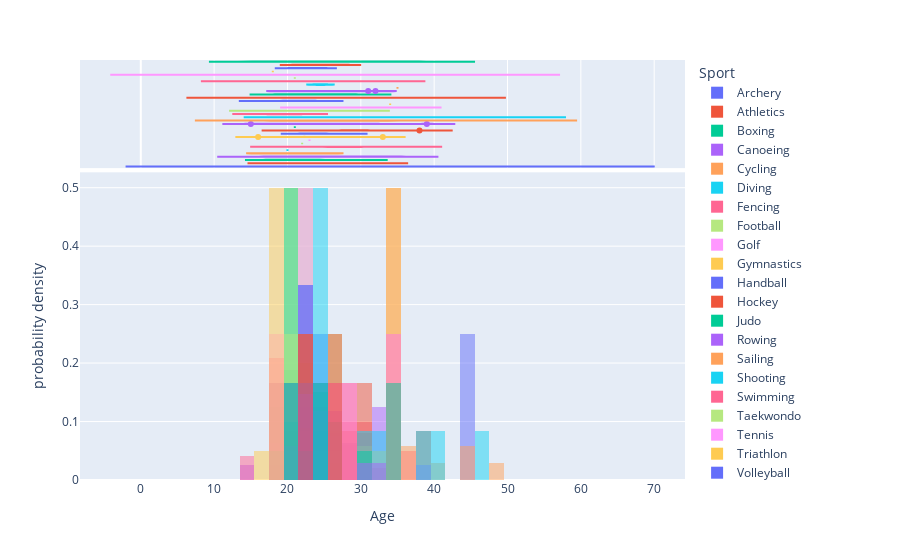

Notebook source saved alongside this figure:
### Code cell
import plotly.express as px
import pandas as pd

x = []
name = []
olympic_sports = [
    "Archery", "Artistic Swimming", "Athletics", "Badminton", "Basketball",
    "Boxing", "Canoeing", "Cycling", "Diving", "Equestrian", "Fencing",
    "Football", "Golf", "Gymnastics", "Handball", "Hockey", "Judo",
    "Karate", "Modern Pentathlon", "Rowing", "Rugby Sevens", "Sailing",
    "Shooting", "Skateboarding", "Sport Climbing", "Surfing", "Swimming",
    "Table Tennis", "Taekwondo", "Tennis", "Triathlon", "Volleyball",
    "Water Polo", "Weightlifting", "Wrestling",
    "Alpine Skiing", "Biathlon", "Bobsleigh", "Cross-Country Skiing",
    "Curling", "Figure Skating", "Freestyle Skiing", "Ice Hockey",
    "Luge", "Nordic Combined", "Short Track Speed Skating",
    "Skeleton", "Ski Jumping", "Snowboarding", "Speed Skating"
]


for sport in olympic_sports:
    temp_df = athlete_df[(athlete_df['Sport'] == sport) & (athlete_df['Medal'] == 'Gold')]
    ages = temp_df['Age'].dropna()
    if len(ages) > 0:
        x.extend(ages)
        name.extend([sport]*len(ages))


plot_df = pd.DataFrame({'Age': x, 'Sport': name})
fig = px.histogram(
    plot_df,
    x='Age',
    color='Sport',
    nbins=30,
    marginal="violin",
    histnorm='probability density',
    barmode='overlay'
)
fig.show()

### Figure 1 — Plotly figure (JSON) as saved in the notebook; plotly's stock layout.template omitted (floating-point values rounded to 4 significant figures)
{"data": [{"bingroup": "x", "histnorm": "probability density", "hovertemplate": "Sport=Archery<br>Age=%{x}<br>probability density=%{y}<extra></extra>", "legendgroup": "Archery", "marker": {"color": "#636efa", "opacity": 0.5, "pattern": {"shape": ""}}, "name": "Archery", "nbinsx": 30, "orientation": "v", "showlegend": true, "type": "histogram", "x": [24.0, 44.0], "xaxis": "x", "yaxis": "y"}, {"hovertemplate": "Sport=Archery<br>Age=%{x}<extra></extra>", "legendgroup": "Archery", "marker": {"color": "#636efa"}, "name": "Archery", "scalegroup": "x", "showlegend": false, "type": "violin", "x": [24.0, 44.0], "xaxis": "x2", "yaxis": "y2"}, {"bingroup": "x", "histnorm": "probability density", "hovertemplate": "Sport=Athletics<br>Age=%{x}<br>probability density=%{y}<extra></extra>", "legendgroup": "Athletics", "marker": {"color": "#EF553B", "opacity": 0.5, "pattern": {"shape": ""}}, "name": "Athletics", "nbinsx": 30, "orientation": "v", "showlegend": true, "type": "histogram", "x": [26.0, 22.0, 19.0, 26.0, 22.0, 25.0, 31.0, 21.0, 30.0, 24.0, 24.0, 21.0, 26.0, 29.0, 30.0, 29.0, 21.0, 29.0, 22.0, 27.0, 30.0, 32.0, 24.0, 20.0, 22.0], "xaxis": "x", "yaxis": "y"}, {"hovertemplate": "Sport=Athletics<br>Age=%{x}<extra></extra>", "legendgroup": "Athletics", "marker": {"color": "#EF553B"}, "name": "Athletics", "scalegroup": "x", "showlegend": false, "type": "violin", "x": [26.0, 22.0, 19.0, 26.0, 22.0, 25.0, 31.0, 21.0, 30.0, 24.0, 24.0, 21.0, 26.0, 29.0, 30.0, 29.0, 21.0, 29.0, 22.0, 27.0, 30.0, 32.0, 24.0, 20.0, 22.0], "xaxis": "x2", "yaxis": "y2"}, {"bingroup": "x", "histnorm": "probability density", "hovertemplate": "Sport=Boxing<br>Age=%{x}<br>probability density=%{y}<extra></extra>", "legendgroup": "Boxing", "marker": {"color": "#00cc96", "opacity": 0.5, "pattern": {"shape": ""}}, "name": "Boxing", "nbinsx": 30, "orientation": "v", "showlegend": true, "type": "histogram", "x": [29.0, 20.0, 20.0, 23.0, 19.0, 25.0, 20.0, 19.0], "xaxis": "x", "yaxis": "y"}, {"hovertemplate": "Sport=Boxing<br>Age=%{x}<extra></extra>", "legendgroup": "Boxing", "marker": {"color": "#00cc96"}, "name": "Boxing", "scalegroup": "x", "showlegend": false, "type": "violin", "x": [29.0, 20.0, 20.0, 23.0, 19.0, 25.0, 20.0, 19.0], "xaxis": "x2", "yaxis": "y2"}, {"bingroup": "x", "histnorm": "probability density", "hovertemplate": "Sport=Canoeing<br>Age=%{x}<br>probability density=%{y}<extra></extra>", "legendgroup": "Canoeing", "marker": {"color": "#ab63fa", "opacity": 0.5, "pattern": {"shape": ""}}, "name": "Canoeing", "nbinsx": 30, "orientation": "v", "showlegend": true, "type": "histogram", "x": [24.0, 23.0, 33.0, 18.0, 28.0, 24.0, 33.0, 21.0], "xaxis": "x", "yaxis": "y"}, {"hovertemplate": "Sport=Canoeing<br>Age=%{x}<extra></extra>", "legendgroup": "Canoeing", "marker": {"color": "#ab63fa"}, "name": "Canoeing", "scalegroup": "x", "showlegend": false, "type": "violin", "x": [24.0, 23.0, 33.0, 18.0, 28.0, 24.0, 33.0, 21.0], "xaxis": "x2", "yaxis": "y2"}, {"bingroup": "x", "histnorm": "probability density", "hovertemplate": "Sport=Cycling<br>Age=%{x}<br>probability density=%{y}<extra></extra>", "legendgroup": "Cycling", "marker": {"color": "#FFA15A", "opacity": 0.5, "pattern": {"shape": ""}}, "name": "Cycling", "nbinsx": 30, "orientation": "v", "showlegend": true, "type": "histogram", "x": [23.0, 24.0, 18.0, 22.0, 19.0, 20.0], "xaxis": "x", "yaxis": "y"}, {"hovertemplate": "Sport=Cycling<br>Age=%{x}<extra></extra>", "legendgroup": "Cycling", "marker": {"color": "#FFA15A"}, "name": "Cycling", "scalegroup": "x", "showlegend": false, "type": "violin", "x": [23.0, 24.0, 18.0, 22.0, 19.0, 20.0], "xaxis": "x2", "yaxis": "y2"}, {"bingroup": "x", "histnorm": "probability density", "hovertemplate": "Sport=Diving<br>Age=%{x}<br>probability density=%{y}<extra></extra>", "legendgroup": "Diving", "marker": {"color": "#19d3f3", "opacity": 0.5, "pattern": {"shape": ""}}, "name": "Diving", "nbinsx": 30, "orientation": "v", "showlegend": true, "type": "histogram", "x": [20.0, 20.0], "xaxis": "x", "yaxis": "y"}, {"hovertemplate": "Sport=Diving<br>Age=%{x}<extra></extra>", "legendgroup": "Diving", "marker": {"color": "#19d3f3"}, "name": "Diving", "scalegroup": "x", "showlegend": false, "type": "violin", "x": [20.0, 20.0], "xaxis": "x2", "yaxis": "y2"}, {"bingroup": "x", "histnorm": "probability density", "hovertemplate": "Sport=Fencing<br>Age=%{x}<br>probability density=%{y}<extra></extra>", "legendgroup": "Fencing", "marker": {"color": "#FF6692", "opacity": 0.5, "pattern": {"shape": ""}}, "name": "Fencing", "nbinsx": 30, "orientation": "v", "showlegend": true, "type": "histogram", "x": [27.0, 30.0, 25.0, 28.0, 25.0, 29.0, 26.0, 36.0, 30.0, 20.0], "xaxis": "x", "yaxis": "y"}, {"hovertemplate": "Sport=Fencing<br>Age=%{x}<extra></extra>", "legendgroup": "Fencing", "marker": {"color": "#FF6692"}, "name": "Fencing", "scalegroup": "x", "showlegend": false, "type": "violin", "x": [27.0, 30.0, 25.0, 28.0, 25.0, 29.0, 26.0, 36.0, 30.0, 20.0], "xaxis": "x2", "yaxis": "y2"}, {"bingroup": "x", "histnorm": "probability density", "hovertemplate": "Sport=Football<br>Age=%{x}<br>probability density=%{y}<extra></extra>", "legendgroup": "Football", "marker": {"color": "#B6E880", "opacity": 0.5, "pattern": {"shape": ""}}, "name": "Football", "nbinsx": 30, "orientation": "v", "showlegend": true, "type": "histogram", "x": [22.0], "xaxis": "x", "yaxis": "y"}, {"hovertemplate": "Sport=Football<br>Age=%{x}<extra></extra>", "legendgroup": "Football", "marker": {"color": "#B6E880"}, "name": "Football", "scalegroup": "x", "showlegend": false, "type": "violin", "x": [22.0], "xaxis": "x2", "yaxis": "y2"}, {"bingroup": "x", "histnorm": "probability density", "hovertemplate": "Sport=Golf<br>Age=%{x}<br>probability density=%{y}<extra></extra>", "legendgroup": "Golf", "marker": {"color": "#FF97FF", "opacity": 0.5, "pattern": {"shape": ""}}, "name": "Golf", "nbinsx": 30, "orientation": "v", "showlegend": true, "type": "histogram", "x": [23.0], "xaxis": "x", "yaxis": "y"}, {"hovertemplate": "Sport=Golf<br>Age=%{x}<extra></extra>", "legendgroup": "Golf", "marker": {"color": "#FF97FF"}, "name": "Golf", "scalegroup": "x", "showlegend": false, "type": "violin", "x": [23.0], "xaxis": "x2", "yaxis": "y2"}, {"bingroup": "x", "histnorm": "probability density", "hovertemplate": "Sport=Gymnastics<br>Age=%{x}<br>probability density=%{y}<extra></extra>", "legendgroup": "Gymnastics", "marker": {"color": "#FECB52", "opacity": 0.5, "pattern": {"shape": ""}}, "name": "Gymnastics", "nbinsx": 30, "orientation": "v", "showlegend": true, "type": "histogram", "x": [21.0, 22.0, 16.0, 19.0, 26.0, 22.0, 22.0, 33.0, 23.0, 24.0], "xaxis": "x", "yaxis": "y"}, {"hovertemplate": "Sport=Gymnastics<br>Age=%{x}<extra></extra>", "legendgroup": "Gymnastics", "marker": {"color": "#FECB52"}, "name": "Gymnastics", "scalegroup": "x", "showlegend": false, "type": "violin", "x": [21.0, 22.0, 16.0, 19.0, 26.0, 22.0, 22.0, 33.0, 23.0, 24.0], "xaxis": "x2", "yaxis": "y2"}, {"bingroup": "x", "histnorm": "probability density", "hovertemplate": "Sport=Handball<br>Age=%{x}<br>probability density=%{y}<extra></extra>", "legendgroup": "Handball", "marker": {"color": "#636efa", "opacity": 0.5, "pattern": {"shape": ""}}, "name": "Handball", "nbinsx": 30, "orientation": "v", "showlegend": true, "type": "histogram", "x": [27.0, 23.0, 23.0], "xaxis": "x", "yaxis": "y"}, {"hovertemplate": "Sport=Handball<br>Age=%{x}<extra></extra>", "legendgroup": "Handball", "marker": {"color": "#636efa"}, "name": "Handball", "scalegroup": "x", "showlegend": false, "type": "violin", "x": [27.0, 23.0, 23.0], "xaxis": "x2", "yaxis": "y2"}, {"bingroup": "x", "histnorm": "probability density", "hovertemplate": "Sport=Hockey<br>Age=%{x}<br>probability density=%{y}<extra></extra>", "legendgroup": "Hockey", "marker": {"color": "#EF553B", "opacity": 0.5, "pattern": {"shape": ""}}, "name": "Hockey", "nbinsx": 30, "orientation": "v", "showlegend": true, "type": "histogram", "x": [38.0, 27.0, 29.0, 21.0, 30.0, 31.0], "xaxis": "x", "yaxis": "y"}, {"hovertemplate": "Sport=Hockey<br>Age=%{x}<extra></extra>", "legendgroup": "Hockey", "marker": {"color": "#EF553B"}, "name": "Hockey", "scalegroup": "x", "showlegend": false, "type": "violin", "x": [38.0, 27.0, 29.0, 21.0, 30.0, 31.0], "xaxis": "x2", "yaxis": "y2"}, {"bingroup": "x", "histnorm": "probability density", "hovertemplate": "Sport=Judo<br>Age=%{x}<br>probability density=%{y}<extra></extra>", "legendgroup": "Judo", "marker": {"color": "#00cc96", "opacity": 0.5, "pattern": {"shape": ""}}, "name": "Judo", "nbinsx": 30, "orientation": "v", "showlegend": true, "type": "histogram", "x": [21.0], "xaxis": "x", "yaxis": "y"}, {"hovertemplate": "Sport=Judo<br>Age=%{x}<extra></extra>", "legendgroup": "Judo", "marker": {"color": "#00cc96"}, "name": "Judo", "scalegroup": "x", "showlegend": false, "type": "violin", "x": [21.0], "xaxis": "x2", "yaxis": "y2"}, {"bingroup": "x", "histnorm": "probability density", "hovertemplate": "Sport=Rowing<br>Age=%{x}<br>probability density=%{y}<extra></extra>", "legendgroup": "Rowing", "marker": {"color": "#ab63fa", "opacity": 0.5, "pattern": {"shape": ""}}, "name": "Rowing", "nbinsx": 30, "orientation": "v", "showlegend": true, "type": "histogram", "x": [22.0, 22.0, 15.0, 21.0, 23.0, 30.0, 19.0, 22.0, 27.0, 20.0, 24.0, 27.0, 24.0, 23.0, 39.0, 30.0, 26.0, 25.0, 25.0, 24.0], "xaxis": "x", "yaxis": "y"}, {"hovertemplate": "Sport=Rowing<br>Age=%{x}<extra></extra>", "legendgroup": "Rowing", "marker": {"color": "#ab63fa"}, "name": "Rowing", "scalegroup": "x", "showlegend": false, "type": "violin", "x": [22.0, 22.0, 15.0, 21.0, 23.0, 30.0, 19.0, 22.0, 27.0, 20.0, 24.0, 27.0, 24.0, 23.0, 39.0, 30.0, 26.0, 25.0, 25.0, 24.0], "xaxis": "x2", "yaxis": "y2"}, {"bingroup": "x", "histnorm": "probability density", "hovertemplate": "Sport=Sailing<br>Age=%{x}<br>probability density=%{y}<extra></extra>", "legendgroup": "Sailing", "marker": {"color": "#FFA15A", "opacity": 0.5, "pattern": {"shape": ""}}, "name": "Sailing", "nbinsx": 30, "orientation": "v", "showlegend": true, "type": "histogram", "x": [25.0, 23.0, 20.0, 44.0, 23.0, 41.0, 30.0, 36.0, 24.0, 27.0, 22.0, 20.0, 48.0, 44.0, 36.0, 31.0, 19.0], "xaxis": "x", "yaxis": "y"}, {"hovertemplate": "Sport=Sailing<br>Age=%{x}<extra></extra>", "legendgroup": "Sailing", "marker": {"color": "#FFA15A"}, "name": "Sailing", "scalegroup": "x", "showlegend": false, "type": "violin", "x": [25.0, 23.0, 20.0, 44.0, 23.0, 41.0, 30.0, 36.0, 24.0, 27.0, 22.0, 20.0, 48.0, 44.0, 36.0, 31.0, 19.0], "xaxis": "x2", "yaxis": "y2"}, {"bingroup": "x", "histnorm": "probability density", "hovertemplate": "Sport=Shooting<br>Age=%{x}<br>probability density=%{y}<extra></extra>", "legendgroup": "Shooting", "marker": {"color": "#19d3f3", "opacity": 0.5, "pattern": {"shape": ""}}, "name": "Shooting", "nbinsx": 30, "orientation": "v", "showlegend": true, "type": "histogram", "x": [41.0, 25.0, 38.0, 33.0, 31.0, 47.0], "xaxis": "x", "yaxis": "y"}, {"hovertemplate": "Sport=Shooting<br>Age=%{x}<extra></extra>", "legendgroup": "Shooting", "marker": {"color": "#19d3f3"}, "name": "Shooting", "scalegroup": "x", "showlegend": false, "type": "violin", "x": [41.0, 25.0, 38.0, 33.0, 31.0, 47.0], "xaxis": "x2", "yaxis": "y2"}, {"bingroup": "x", "histnorm": "probability density", "hovertemplate": "Sport=Swimming<br>Age=%{x}<br>probability density=%{y}<extra></extra>", "legendgroup": "Swimming", "marker": {"color": "#FF6692", "opacity": 0.5, "pattern": {"shape": ""}}, "name": "Swimming", "nbinsx": 30, "orientation": "v", "showlegend": true, "type": "histogram", "x": [19.0, 19.0, 20.0, 22.0, 15.0, 21.0, 18.0, 18.0, 20.0, 20.0, 23.0, 18.0], "xaxis": "x", "yaxis": "y"}, {"hovertemplate": "Sport=Swimming<br>Age=%{x}<extra></extra>", "legendgroup": "Swimming", "marker": {"color": "#FF6692"}, "name": "Swimming", "scalegroup": "x", "showlegend": false, "type": "violin", "x": [19.0, 19.0, 20.0, 22.0, 15.0, 21.0, 18.0, 18.0, 20.0, 20.0, 23.0, 18.0], "xaxis": "x2", "yaxis": "y2"}, {"bingroup": "x", "histnorm": "probability density", "hovertemplate": "Sport=Taekwondo<br>Age=%{x}<br>probability density=%{y}<extra></extra>", "legendgroup": "Taekwondo", "marker": {"color": "#B6E880", "opacity": 0.5, "pattern": {"shape": ""}}, "name": "Taekwondo", "nbinsx": 30, "orientation": "v", "showlegend": true, "type": "histogram", "x": [20.0, 26.0], "xaxis": "x", "yaxis": "y"}, {"hovertemplate": "Sport=Taekwondo<br>Age=%{x}<extra></extra>", "legendgroup": "Taekwondo", "marker": {"color": "#B6E880"}, "name": "Taekwondo", "scalegroup": "x", "showlegend": false, "type": "violin", "x": [20.0, 26.0], "xaxis": "x2", "yaxis": "y2"}, {"bingroup": "x", "histnorm": "probability density", "hovertemplate": "Sport=Tennis<br>Age=%{x}<br>probability density=%{y}<extra></extra>", "legendgroup": "Tennis", "marker": {"color": "#FF97FF", "opacity": 0.5, "pattern": {"shape": ""}}, "name": "Tennis", "nbinsx": 30, "orientation": "v", "showlegend": true, "type": "histogram", "x": [26.0, 34.0, 29.0], "xaxis": "x", "yaxis": "y"}, {"hovertemplate": "Sport=Tennis<br>Age=%{x}<extra></extra>", "legendgroup": "Tennis", "marker": {"color": "#FF97FF"}, "name": "Tennis", "scalegroup": "x", "showlegend": false, "type": "violin", "x": [26.0, 34.0, 29.0], "xaxis": "x2", "yaxis": "y2"}, {"bingroup": "x", "histnorm": "probability density", "hovertemplate": "Sport=Triathlon<br>Age=%{x}<br>probability density=%{y}<extra></extra>", "legendgroup": "Triathlon", "marker": {"color": "#FECB52", "opacity": 0.5, "pattern": {"shape": ""}}, "name": "Triathlon", "nbinsx": 30, "orientation": "v", "showlegend": true, "type": "histogram", "x": [34.0], "xaxis": "x", "yaxis": "y"}, {"hovertemplate": "Sport=Triathlon<br>Age=%{x}<extra></extra>", "legendgroup": "Triathlon", "marker": {"color": "#FECB52"}, "name": "Triathlon", "scalegroup": "x", "showlegend": false, "type": "violin", "x": [34.0], "xaxis": "x2", "yaxis": "y2"}, {"bingroup": "x", "histnorm": "probability density", "hovertemplate": "Sport=Volleyball<br>Age=%{x}<br>probability density=%{y}<extra></extra>", "legendgroup": "Volleyball", "marker": {"color": "#636efa", "opacity": 0.5, "pattern": {"shape": ""}}, "name": "Volleyball", "nbinsx": 30, "orientation": "v", "showlegend": true, "type": "histogram", "x": [23.0, 18.0, 22.0], "xaxis": "x", "yaxis": "y"}, {"hovertemplate": "Sport=Volleyball<br>Age=%{x}<extra></extra>", "legendgroup": "Volleyball", "marker": {"color": "#636efa"}, "name": "Volleyball", "scalegroup": "x", "showlegend": false, "type": "violin", "x": [23.0, 18.0, 22.0], "xaxis": "x2", "yaxis": "y2"}, {"bingroup": "x", "histnorm": "probability density", "hovertemplate": "Sport=Water Polo<br>Age=%{x}<br>probability density=%{y}<extra></extra>", "legendgroup": "Water Polo", "marker": {"color": "#EF553B", "opacity": 0.5, "pattern": {"shape": ""}}, "name": "Water Polo", "nbinsx": 30, "orientation": "v", "showlegend": true, "type": "histogram", "x": [22.0, 34.0], "xaxis": "x", "yaxis": "y"}, {"hovertemplate": "Sport=Water Polo<br>Age=%{x}<extra></extra>", "legendgroup": "Water Polo", "marker": {"color": "#EF553B"}, "name": "Water Polo", "scalegroup": "x", "showlegend": false, "type": "violin", "x": [22.0, 34.0], "xaxis": "x2", "yaxis": "y2"}, {"bingroup": "x", "histnorm": "probability density", "hovertemplate": "Sport=Weightlifting<br>Age=%{x}<br>probability density=%{y}<extra></extra>", "legendgroup": "Weightlifting", "marker": {"color": "#00cc96", "opacity": 0.5, "pattern": {"shape": ""}}, "name": "Weightlifting", "nbinsx": 30, "orientation": "v", "showlegend": true, "type": "histogram", "x": [30.0, 24.0, 26.0, 24.0, 26.0, 23.0, 19.0, 24.0, 21.0, 21.0], "xaxis": "x", "yaxis": "y"}, {"hovertemplate": "Sport=Weightlifting<br>Age=%{x}<extra></extra>", "legendgroup": "Weightlifting", "marker": {"color": "#00cc96"}, "name": "Weightlifting", "scalegroup": "x", "showlegend": false, "type": "violin", "x": [30.0, 24.0, 26.0, 24.0, 26.0, 23.0, 19.0, 24.0, 21.0, 21.0], "xaxis": "x2", "yaxis": "y2"}, {"bingroup": "x", "histnorm": "probability density", "hovertemplate": "Sport=Wrestling<br>Age=%{x}<br>probability density=%{y}<extra></extra>", "legendgroup": "Wrestling", "marker": {"color": "#ab63fa", "opacity": 0.5, "pattern": {"shape": ""}}, "name": "Wrestling", "nbinsx": 30, "orientation": "v", "showlegend": true, "type": "histogram", "x": [26.0, 22.0, 20.0, 22.0, 23.0, 24.0, 23.0, 31.0, 24.0, 32.0, 26.0, 27.0, 23.0, 24.0, 24.0, 21.0, 26.0], "xaxis": "x", "yaxis": "y"}, {"hovertemplate": "Sport=Wrestling<br>Age=%{x}<extra></extra>", "legendgroup": "Wrestling", "marker": {"color": "#ab63fa"}, "name": "Wrestling", "scalegroup": "x", "showlegend": false, "type": "violin", "x": [26.0, 22.0, 20.0, 22.0, 23.0, 24.0, 23.0, 31.0, 24.0, 32.0, 26.0, 27.0, 23.0, 24.0, 24.0, 21.0, 26.0], "xaxis": "x2", "yaxis": "y2"}, {"bingroup": "x", "histnorm": "probability density", "hovertemplate": "Sport=Bobsleigh<br>Age=%{x}<br>probability density=%{y}<extra></extra>", "legendgroup": "Bobsleigh", "marker": {"color": "#FFA15A", "opacity": 0.5, "pattern": {"shape": ""}}, "name": "Bobsleigh", "nbinsx": 30, "orientation": "v", "showlegend": true, "type": "histogram", "x": [35.0], "xaxis": "x", "yaxis": "y"}, {"hovertemplate": "Sport=Bobsleigh<br>Age=%{x}<extra></extra>", "legendgroup": "Bobsleigh", "marker": {"color": "#FFA15A"}, "name": "Bobsleigh", "scalegroup": "x", "showlegend": false, "type": "violin", "x": [35.0], "xaxis": "x2", "yaxis": "y2"}, {"bingroup": "x", "histnorm": "probability density", "hovertemplate": "Sport=Curling<br>Age=%{x}<br>probability density=%{y}<extra></extra>", "legendgroup": "Curling", "marker": {"color": "#19d3f3", "opacity": 0.5, "pattern": {"shape": ""}}, "name": "Curling", "nbinsx": 30, "orientation": "v", "showlegend": true, "type": "histogram", "x": [24.0, 25.0], "xaxis": "x", "yaxis": "y"}, {"hovertemplate": "Sport=Curling<br>Age=%{x}<extra></extra>", "legendgroup": "Curling", "marker": {"color": "#19d3f3"}, "name": "Curling", "scalegroup": "x", "showlegend": false, "type": "violin", "x": [24.0, 25.0], "xaxis": "x2", "yaxis": "y2"}, {"bingroup": "x", "histnorm": "probability density", "hovertemplate": "Sport=Figure Skating<br>Age=%{x}<br>probability density=%{y}<extra></extra>", "legendgroup": "Figure Skating", "marker": {"color": "#FF6692", "opacity": 0.5, "pattern": {"shape": ""}}, "name": "Figure Skating", "nbinsx": 30, "orientation": "v", "showlegend": true, "type": "histogram", "x": [29.0, 26.0, 18.0], "xaxis": "x", "yaxis": "y"}, {"hovertemplate": "Sport=Figure Skating<br>Age=%{x}<extra></extra>", "legendgroup": "Figure Skating", "marker": {"color": "#FF6692"}, "name": "Figure Skating", "scalegroup": "x", "showlegend": false, "type": "violin", "x": [29.0, 26.0, 18.0], "xaxis": "x2", "yaxis": "y2"}, {"bingroup": "x", "histnorm": "probability density", "hovertemplate": "Sport=Freestyle Skiing<br>Age=%{x}<br>probability density=%{y}<extra></extra>", "legendgroup": "Freestyle Skiing", "marker": {"color": "#B6E880", "opacity": 0.5, "pattern": {"shape": ""}}, "name": "Freestyle Skiing", "nbinsx": 30, "orientation": "v", "showlegend": true, "type": "histogram", "x": [21.0], "xaxis": "x", "yaxis": "y"}, {"hovertemplate": "Sport=Freestyle Skiing<br>Age=%{x}<extra></extra>", "legendgroup": "Freestyle Skiing", "marker": {"color": "#B6E880"}, "name": "Freestyle Skiing", "scalegroup": "x", "showlegend": false, "type": "violin", "x": [21.0], "xaxis": "x2", "yaxis": "y2"}, {"bingroup": "x", "histnorm": "probability density", "hovertemplate": "Sport=Ice Hockey<br>Age=%{x}<br>probability density=%{y}<extra></extra>", "legendgroup": "Ice Hockey", "marker": {"color": "#FF97FF", "opacity": 0.5, "pattern": {"shape": ""}}, "name": "Ice Hockey", "nbinsx": 30, "orientation": "v", "showlegend": true, "type": "histogram", "x": [35.0, 18.0], "xaxis": "x", "yaxis": "y"}, {"hovertemplate": "Sport=Ice Hockey<br>Age=%{x}<extra></extra>", "legendgroup": "Ice Hockey", "marker": {"color": "#FF97FF"}, "name": "Ice Hockey", "scalegroup": "x", "showlegend": false, "type": "violin", "x": [35.0, 18.0], "xaxis": "x2", "yaxis": "y2"}, {"bingroup": "x", "histnorm": "probability density", "hovertemplate": "Sport=Short Track Speed Skating<br>Age=%{x}<br>probability density=%{y}<extra></extra>", "legendgroup": "Short Track Speed Skating", "marker": {"color": "#FECB52", "opacity": 0.5, "pattern": {"shape": ""}}, "name": "Short Track Speed Skating", "nbinsx": 30, "orientation": "v", "showlegend": true, "type": "histogram", "x": [18.0], "xaxis": "x", "yaxis": "y"}, {"hovertemplate": "Sport=Short Track Speed Skating<br>Age=%{x}<extra></extra>", "legendgroup": "Short Track Speed Skating", "marker": {"color": "#FECB52"}, "name": "Short Track Speed Skating", "scalegroup": "x", "showlegend": false, "type": "violin", "x": [18.0], "xaxis": "x2", "yaxis": "y2"}, {"bingroup": "x", "histnorm": "probability density", "hovertemplate": "Sport=Ski Jumping<br>Age=%{x}<br>probability density=%{y}<extra></extra>", "legendgroup": "Ski Jumping", "marker": {"color": "#636efa", "opacity": 0.5, "pattern": {"shape": ""}}, "name": "Ski Jumping", "nbinsx": 30, "orientation": "v", "showlegend": true, "type": "histogram", "x": [21.0, 24.0, 23.0], "xaxis": "x", "yaxis": "y"}, {"hovertemplate": "Sport=Ski Jumping<br>Age=%{x}<extra></extra>", "legendgroup": "Ski Jumping", "marker": {"color": "#636efa"}, "name": "Ski Jumping", "scalegroup": "x", "showlegend": false, "type": "violin", "x": [21.0, 24.0, 23.0], "xaxis": "x2", "yaxis": "y2"}, {"bingroup": "x", "histnorm": "probability density", "hovertemplate": "Sport=Snowboarding<br>Age=%{x}<br>probability density=%{y}<extra></extra>", "legendgroup": "Snowboarding", "marker": {"color": "#EF553B", "opacity": 0.5, "pattern": {"shape": ""}}, "name": "Snowboarding", "nbinsx": 30, "orientation": "v", "showlegend": true, "type": "histogram", "x": [23.0, 26.0], "xaxis": "x", "yaxis": "y"}, {"hovertemplate": "Sport=Snowboarding<br>Age=%{x}<extra></extra>", "legendgroup": "Snowboarding", "marker": {"color": "#EF553B"}, "name": "Snowboarding", "scalegroup": "x", "showlegend": false, "type": "violin", "x": [23.0, 26.0], "xaxis": "x2", "yaxis": "y2"}, {"bingroup": "x", "histnorm": "probability density", "hovertemplate": "Sport=Speed Skating<br>Age=%{x}<br>probability density=%{y}<extra></extra>", "legendgroup": "Speed Skating", "marker": {"color": "#00cc96", "opacity": 0.5, "pattern": {"shape": ""}}, "name": "Speed Skating", "nbinsx": 30, "orientation": "v", "showlegend": true, "type": "histogram", "x": [21.0, 24.0, 34.0], "xaxis": "x", "yaxis": "y"}, {"hovertemplate": "Sport=Speed Skating<br>Age=%{x}<extra></extra>", "legendgroup": "Speed Skating", "marker": {"color": "#00cc96"}, "name": "Speed Skating", "scalegroup": "x", "showlegend": false, "type": "violin", "x": [21.0, 24.0, 34.0], "xaxis": "x2", "yaxis": "y2"}], "layout": {"barmode": "overlay", "legend": {"title": {"text": "Sport"}, "tracegroupgap": 0}, "margin": {"t": 60}, "xaxis": {"anchor": "y", "domain": [0, 1], "title": {"text": "Age"}}, "xaxis2": {"anchor": "y2", "domain": [0, 1], "matches": "x", "showgrid": true, "showticklabels": false}, "yaxis": {"anchor": "x", "domain": [0, 0.7326], "title": {"text": "probability density"}}, "yaxis2": {"anchor": "x2", "domain": [0.7426, 1], "matches": "y2", "showgrid": false, "showline": false, "showticklabels": false, "ticks": ""}}}
